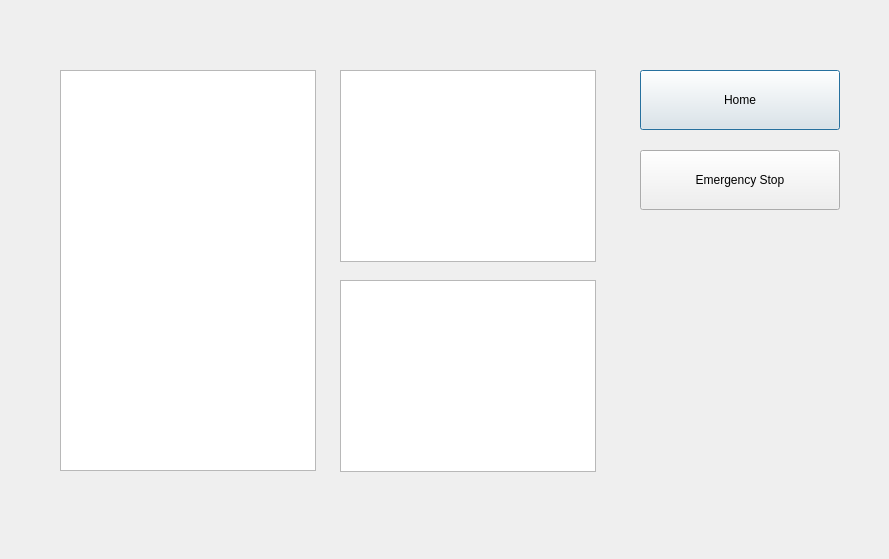
<?xml version="1.0" encoding="UTF-8"?>
<ui version="4.0">
 <class>Sec</class>
 <widget class="QDialog" name="Sec">
  <property name="geometry">
   <rect>
    <x>0</x>
    <y>0</y>
    <width>889</width>
    <height>559</height>
   </rect>
  </property>
  <property name="windowTitle">
   <string>Dialog</string>
  </property>
  <widget class="QGraphicsView" name="graphicsView">
   <property name="geometry">
    <rect>
     <x>60</x>
     <y>70</y>
     <width>256</width>
     <height>401</height>
    </rect>
   </property>
  </widget>
  <widget class="QGraphicsView" name="graphicsView_2">
   <property name="geometry">
    <rect>
     <x>340</x>
     <y>70</y>
     <width>256</width>
     <height>192</height>
    </rect>
   </property>
  </widget>
  <widget class="QGraphicsView" name="graphicsView_3">
   <property name="geometry">
    <rect>
     <x>340</x>
     <y>280</y>
     <width>256</width>
     <height>192</height>
    </rect>
   </property>
  </widget>
  <widget class="QPushButton" name="home">
   <property name="geometry">
    <rect>
     <x>640</x>
     <y>70</y>
     <width>200</width>
     <height>60</height>
    </rect>
   </property>
   <property name="text">
    <string>Home</string>
   </property>
  </widget>
  <widget class="QPushButton" name="stop2">
   <property name="geometry">
    <rect>
     <x>640</x>
     <y>150</y>
     <width>200</width>
     <height>60</height>
    </rect>
   </property>
   <property name="text">
    <string>Emergency Stop</string>
   </property>
  </widget>
 </widget>
 <resources/>
 <connections/>
</ui>
